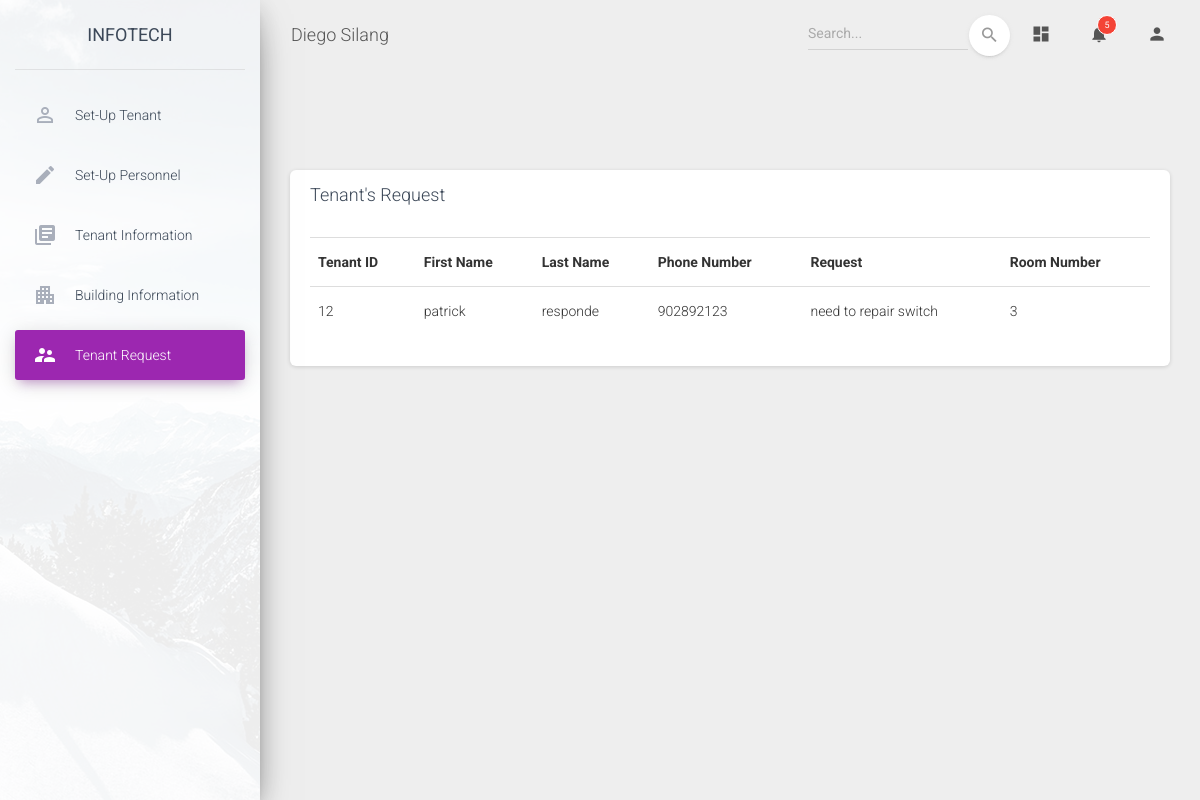
The page /material-dashboard/pages/tenantreq.php (signed in) on the database its author committed.
### tables this page shows
CREATE TABLE `tenantreq` (
  `tenantID` int(11) NOT NULL,
  `firstName` varchar(255) NOT NULL,
  `lastName` varchar(255) NOT NULL,
  `pnumber` int(11) NOT NULL,
  `reqTenant` varchar(255) NOT NULL,
  `roomNumber` int(11) NOT NULL
);

### material-dashboard/pages/tenantreq.php (the view, shortened to what this page needs)
<!DOCTYPE html>
<html lang="en">
<head>
  <link rel="stylesheet" href="https://maxcdn.bootstrapcdn.com/font-awesome/latest/css/font-awesome.min.css">
  <link href="../assets/css/material-dashboard.css?v=2.1.1" rel="stylesheet" />
  <link href="../assets/demo/demo.css" rel="stylesheet" />
</head>
<body class="">
  <div class="wrapper ">
    <div class="sidebar" data-color="purple" data-background-color="white" data-image="../assets/img/sidebar-1.jpg">
      <div class="logo">
        <a href="http://www.creative-tim.com" class="simple-text logo-normal">
          InfoTech
        </a>
      </div>
      <div class="sidebar-wrapper">
        <ul class="nav">
          <li class="nav-item ">
            <a class="nav-link" href="./SetupTenant.php">
              <i class="material-icons">perm_identity</i>
              <p>Set-up Tenant</p>
            </a>
          </li>
          <li class="nav-item ">
            <a class="nav-link" href="./Setuppersonnel.php">
              <i class="material-icons">create</i>
              <p>Set-up Personnel</p>
            </a>
          </li>
          <li class="nav-item ">
            <a class="nav-link" href="./viewinfo.php">
              <i class="material-icons">library_books</i>
              <p>Tenant Information</p>
            </a>
          </li>
          <li class="nav-item">
            <a class="nav-link" href="./viewbldg.php">
              <i class="material-icons">apartment</i>
              <p>Building Information</p>
            </a>
          </li>
          <li class="nav-item active">
            <a class="nav-link" href="./tenantreq.php">
              <i class="material-icons">supervisor_account</i>
              <p>Tenant Request</p>
            </a>
          </li>
        </ul>
      </div>
    </div>
    <div class="main-panel">
      <nav class="navbar navbar-expand-lg navbar-transparent navbar-absolute fixed-top ">
        <div class="container-fluid">
          <div class="navbar-wrapper">
            <a class="navbar-brand" href="#pablo">Diego Silang</a>
          </div>
          <div class="collapse navbar-collapse justify-content-end">
            <form class="navbar-form">
              <div class="input-group no-border">
                <input type="text" value="" class="form-control" placeholder="Search...">
                <button type="submit" class="btn btn-white btn-round btn-just-icon">
                  <i class="material-icons">search</i>
                  <div class="ripple-container"></div>
                </button>
              </div>
            </form>
            <ul class="navbar-nav">
              <li class="nav-item">
                <a class="nav-link" href="#pablo">
                  <i class="material-icons">dashboard</i>
                </a>
              </li>
              <li class="nav-item dropdown">
                <a class="nav-link" href="http://example.com" id="navbarDropdownMenuLink" data-toggle="dropdown" aria-haspopup="true" aria-expanded="false">
                  <i class="material-icons">notifications</i>
                  <span class="notification">5</span>
                </a>
              </li>
              <li class="nav-item dropdown">
                <a class="nav-link" href="#pablo" id="navbarDropdownProfile" data-toggle="dropdown" aria-haspopup="true" aria-expanded="false">
                  <i class="material-icons">person</i>
                </a>
              </li>
          </div>
        </div>
      </nav> <div class="container-fluid">
          <button class="navbar-toggler" type="button" data-toggle="collapse" aria-controls="navigation-index" aria-expanded="false" aria-label="Toggle navigation">
            <span class="navbar-toggler-icon icon-bar"></span>
            <span class="navbar-toggler-icon icon-bar"></span>
            <span class="navbar-toggler-icon icon-bar"></span>
          </button>
        </div>
      <div class="content">
        <div class="row">
          <div class="col-md-12">
              <div class="col-md-12">
            <div class="card ">
              <div class="card-header">
                <h4 class="card-title">Tenant's Request</h4>
              </div>
              <div class="card-body">
                <div class="table-responsive">
                  <?php
                    include "dbconn.php";
                    $sql = "SELECT * FROM tenantreq";
                    if($result = mysqli_query($link, $sql)){
                        if(mysqli_num_rows($result) > 0){
                            echo "<table class = 'table tablesorter'>";
                                echo "<tr>";
                                    echo "<th>Tenant ID</th>";
                                    echo "<th>First Name</th>";
                                    echo "<th>Last Name</th>";
                                    echo "<th>Phone Number</th>";
                                    echo "<th>Request</th>";
                                    echo "<th>Room Number</th>";
                                echo "</tr>";
                            while($row = mysqli_fetch_array($result)){
                                echo "<tr>";
                                    echo "<td>" . $row['tenantID'] . "</td>";
                                    echo "<td>" . $row['firstName'] . "</td>";
                                    echo "<td>" . $row['lastName'] . "</td>";
                                    echo "<td>" . $row['pnumber'] . "</td>";
                                    echo "<td>" . $row['reqTenant'] . "</td>";
                                    echo "<td>" . $row['roomNumber'] . "</td>";
                                echo "</tr>";
                            }
                            echo "</table>";
                        } else{
                            echo "No request were found.";
                        }
                    } else{
                        echo "ERROR: Could not able to execute $sql. " . mysqli_error($link);
                    }
                  ?>
</body>
</html>

### rows shown on the page
tenantreq: tenantID "12", firstName "patrick", lastName "responde", pnumber "902892123", reqTenant "need to repair switch", roomNumber "3"
